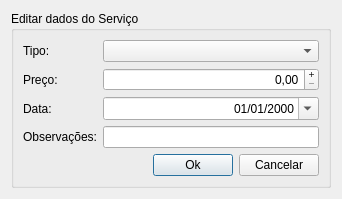
<?xml version="1.0" encoding="UTF-8"?>
<ui version="4.0">
 <class>TelaEdicaoServico</class>
 <widget class="QDialog" name="TelaEdicaoServico">
  <property name="windowModality">
   <enum>Qt::WindowModal</enum>
  </property>
  <property name="geometry">
   <rect>
    <x>0</x>
    <y>0</y>
    <width>342</width>
    <height>182</height>
   </rect>
  </property>
  <property name="windowTitle">
   <string>Editar dados do Serviço</string>
  </property>
  <property name="locale">
   <locale language="Portuguese" country="Brazil"/>
  </property>
  <layout class="QVBoxLayout" name="verticalLayout">
   <item>
    <widget class="QGroupBox" name="groupBox">
     <property name="locale">
      <locale language="Portuguese" country="Brazil"/>
     </property>
     <property name="title">
      <string>Editar dados do Serviço</string>
     </property>
     <layout class="QVBoxLayout" name="verticalLayout_2">
      <item>
       <layout class="QGridLayout" name="gridLayout">
        <item row="0" column="0">
         <widget class="QLabel" name="label">
          <property name="text">
           <string>Tipo:</string>
          </property>
         </widget>
        </item>
        <item row="1" column="0">
         <widget class="QLabel" name="label_2">
          <property name="text">
           <string>Preço:</string>
          </property>
         </widget>
        </item>
        <item row="2" column="0">
         <widget class="QLabel" name="label_3">
          <property name="text">
           <string>Data:</string>
          </property>
         </widget>
        </item>
        <item row="1" column="1">
         <widget class="QDoubleSpinBox" name="spinPreco">
          <property name="alignment">
           <set>Qt::AlignRight|Qt::AlignTrailing|Qt::AlignVCenter</set>
          </property>
          <property name="buttonSymbols">
           <enum>QAbstractSpinBox::PlusMinus</enum>
          </property>
          <property name="maximum">
           <double>999.990000000000009</double>
          </property>
         </widget>
        </item>
        <item row="0" column="1">
         <widget class="QComboBox" name="comboTipos"/>
        </item>
        <item row="2" column="1">
         <widget class="QDateEdit" name="dateIn">
          <property name="alignment">
           <set>Qt::AlignRight|Qt::AlignTrailing|Qt::AlignVCenter</set>
          </property>
          <property name="displayFormat">
           <string>dd/MM/yyyy</string>
          </property>
          <property name="calendarPopup">
           <bool>true</bool>
          </property>
         </widget>
        </item>
        <item row="3" column="0">
         <widget class="QLabel" name="label_4">
          <property name="text">
           <string>Observações:</string>
          </property>
         </widget>
        </item>
        <item row="3" column="1">
         <widget class="QLineEdit" name="lineInObs">
          <property name="maxLength">
           <number>98</number>
          </property>
         </widget>
        </item>
       </layout>
      </item>
      <item>
       <layout class="QHBoxLayout" name="horizontalLayout">
        <item>
         <spacer name="horizontalSpacer">
          <property name="orientation">
           <enum>Qt::Horizontal</enum>
          </property>
          <property name="sizeHint" stdset="0">
           <size>
            <width>40</width>
            <height>20</height>
           </size>
          </property>
         </spacer>
        </item>
        <item>
         <widget class="QPushButton" name="btnOk">
          <property name="text">
           <string>Ok</string>
          </property>
         </widget>
        </item>
        <item>
         <widget class="QPushButton" name="btnCancelar">
          <property name="text">
           <string>Cancelar</string>
          </property>
         </widget>
        </item>
       </layout>
      </item>
     </layout>
    </widget>
   </item>
  </layout>
 </widget>
 <tabstops>
  <tabstop>comboTipos</tabstop>
  <tabstop>spinPreco</tabstop>
  <tabstop>dateIn</tabstop>
  <tabstop>lineInObs</tabstop>
  <tabstop>btnOk</tabstop>
  <tabstop>btnCancelar</tabstop>
 </tabstops>
 <resources/>
 <connections/>
</ui>
